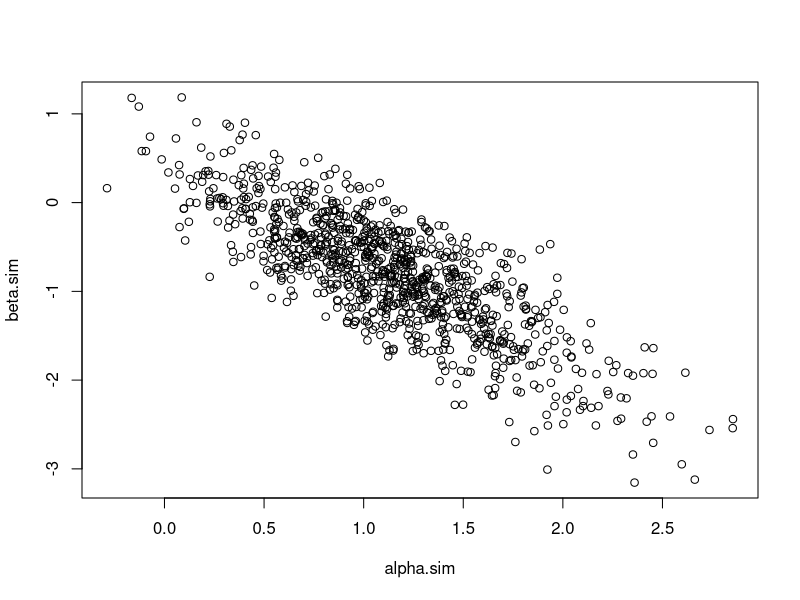

Write R code to recreate this figure. (Note: this script raises an error after producing the figure.)
## ---- chunk 1
library(boot)
set.seed(5224)
alpha <- 2*rt(1, 4)
beta <- rt(1, 4)
x <- runif(10)
n <- rpois(10, 5)
theta <- inv.logit(alpha + beta*x)
y <- rbinom(10, size=n, prob=theta)
rm(alpha);rm(beta);rm(theta)
## ---- chunk 2
#Calculate M
fit <- glm(cbind(y,n-y)~x,family=binomial(link="logit")) 
alpha_hat <- coef(fit)[1]
beta_hat <- coef(fit)[2]
log_likeli <- function(a, b, x, n, y){
  a*sum(y)+b*sum(x*y)-sum(n*log(1+exp(a+b*x)))
}
log_M <- log_likeli(alpha_hat, beta_hat, x, n, y)

# Sampling posterior
S <- 1000
alpha.sim <- rep(NA,S)
beta.sim <- rep(NA,S)
for (s in 1:S){
  accept <- FALSE 
  while (!accept) {
    alpha <- 2*rt(1,df=4)
    beta <- rt(1,df=4)
    U <- runif(1)
    log_likelihood <- log_likeli(alpha,beta,x,n,y) 
    accept <- (log(U)<(log_likelihood-log_M))
  }
  alpha.sim[s] <- alpha 
  beta.sim[s] <- beta
}

#posterior means for alpha and beta
post.mean <- c(mean(alpha.sim),mean(beta.sim)) 
names(post.mean) <- c("alpha", "beta")
post.mean

#quantiles for alpha and beta
quantile(alpha.sim,c(.025, .25, .50, .75, .975))
quantile(beta.sim,c(.025, .25, .50, .75, .975))

plot(alpha.sim, beta.sim)
## ---- chunk 3
library(mnormt)
library(ggplot2)
center <- as.vector(coef(fit))
names(center) <- c("alpha", "beta")
Cov_matrix <- as.matrix(vcov(fit),2,2)
rownames(Cov_matrix) <- c("alpha", "beta")
colnames(Cov_matrix) <- c("alpha", "beta")
app <- rmnorm(1000000, mean = center, varcov = Cov_matrix)
alpha_approx <- app[,1]
beta_approx <- app[,2]

# The normal distribution centered at
center
# The covariance matrix 
Cov_matrix
# The contour plot is
ggplot(data.frame(alpha.sim, beta.sim, alpha_approx, beta_approx))+
  stat_density2d(aes(alpha.sim, beta.sim, color = ..level..))+ 
  stat_density2d(aes(alpha_approx, beta_approx))

## ---- chunk 4
library(mnormt)
S1 <- 1000
theta.sim <- rmt(S1,coef(fit), vcov(fit), df=4) 
alpha.sim <- theta.sim[,1]
beta.sim <- theta.sim[,2]
w <- rep(NA, S1) 
for (s in 1:S1) {
  log.q <- log_likeli(alpha.sim[s], beta.sim[s], x, n, y) + 
    dt(alpha.sim[s]/2, df=4, log=T) + dt(beta.sim[s], df=4, log=T)
  log.g <- dmt(c(alpha.sim[s],beta.sim[s]), mean=coef(fit), S=vcov(fit), df=4, log=T)
  log.w <- log.q - log.g
  w[s] <- exp(log.w) 
}
w.tilde <- w / sum(w)

#estimated posterior mean of alpha and beta
post.mean1 <- c(sum(w.tilde*alpha.sim), sum(w.tilde*beta.sim)) 
names(post.mean1) <- c("alpha", "beta")
post.mean1
## ---- chunk 5
#estimated effective sample size
ceiling(1 / sum(w.tilde^2))
## ---- chunk 6
library(boot)
x <- c(-.86, -.30, -.05, .73)
y <- c(0, 1, 3, 5)
n <- c(5, 5, 5, 5)

sigma.a <- 1  # Need to play around with these values!
sigma.b <- 3  # Need to play around with these values!
alpha0 <- 0.24
beta0 <- 6.14
chain.length <- 2000

log.post <- function(alpha, beta, n, x, y){
 theta <- inv.logit(alpha + beta*x)
 log.post <- sum(dbinom(y, n, theta, log=T))
 log.post
}

MRW.update <- function(alpha, beta, sigma.a, sigma.b, n, x, y){
 alpha.star <- rnorm(1, alpha, sigma.a)
 beta.star <- rnorm(1, beta, sigma.b)
 r <- exp(log.post(alpha.star, beta.star, n, x, y) - 
          log.post(alpha, beta, n, x, y) )
 if(runif(1) < r){ alpha <- alpha.star; beta <- beta.star; }
 return(list(alpha=alpha, beta=beta))
}

build.chain <- function(alpha0, beta0, sigma.a, sigma.b, chain.length, n,x,y){
 alpha.chain <- rep(NA, chain.length)
 beta.chain <- rep(NA, chain.length)
 alpha <- alpha0; beta <- beta0;
 for(t in 1:chain.length){
  foo <- MRW.update(alpha, beta, sigma.a, sigma.b, n, x, y)
  alpha <- foo$alpha; beta <- foo$beta;
  alpha.chain[t] <- alpha; beta.chain[t] <- beta;
 }
 list(alpha.chain=alpha.chain, beta.chain=beta.chain)
}

chain <- build.chain(alpha0, beta0, sigma.a, sigma.b, chain.length, n, x, y)
alpha.chain <- chain$alpha.chain
beta.chain <- chain$beta.chain
## ---- chunk 7
S <- 1000  # Number of simulations from posterior
alpha <- seq(-4, 8, .05)
beta <- seq(-5, 45, .20)
I <- length(alpha)
J <- length(beta)
log.post <- matrix(NA, I, J)

for(i in 1:I){
 for(j in 1:J){
  theta <- inv.logit(alpha[i] + beta[j]*x)
  log.post[i,j] <- sum(dbinom(y, n, theta, log=T))
}}

maxie <- max(log.post)
log.post <- log.post - maxie
post <- exp(log.post)
delta <- (alpha[2] - alpha[1]) / 2
epsilon <- (beta[2] - beta[1]) / 2
post.a <- apply(post, 1, sum)
alpha.sim <- rep(NA, S)
beta.sim <- rep(NA, S)

for(s in 1:S){
 i <- sample(I, 1, prob=post.a)
 j <- sample(J, 1, prob=post[i,])
 alpha.sim[s] <- alpha[i] + runif(1, -delta,  delta)
 beta.sim[s] <- beta[j] + runif(1, -epsilon, epsilon)
}

par(mfrow = c(1,2))
plot(alpha.sim, beta.sim)
plot(alpha.chain, beta.chain)
## ---- chunk 8
quantile(alpha.chain, c(0.025, 0.25, 0.5, 0.75, 0.975))
quantile(beta.chain, c(0.025, 0.25, 0.5, 0.75, 0.975))
## ---- chunk 9
mean(beta.chain > 0)
LD50.chain = exp(-alpha.chain / beta.chain)
hist(LD50.chain, breaks=20)
temp <- quantile(LD50.chain, c(.025, .975))
abline(v=temp, lty=2)
quantile(LD50.chain, c(0.025, 0.25, 0.5, 0.75, 0.975))
## ---- chunk 10
# Key in data
J <- 6
y1 <- c(83, 92, 92, 46, 67)
y2 <- c(117, 109, 114, 104, 87)
y3 <- c(101, 93, 92, 86, 67)
y4 <- c(105, 119, 116, 102, 116)
y5 <- c(79, 97, 103, 79, 92)
y6 <- c(57, 92, 104, 77, 100)
n <- c(length(y1), length(y2), length(y3), length(y4), length(y5), length(y6))
ybar <- c(mean(y1), mean(y2), mean(y3), mean(y4), mean(y5), mean(y6))
s <- c(sd(y1), sd(y2), sd(y3), sd(y4), sd(y5), sd(y6))

# Gibbs update functions
theta.update <- function(mu, sigma, tau, J, n, ybar)
{
 V.theta <- 1 / (1/tau^2 + n/sigma^2)
 theta.hat <- V.theta * (mu/tau^2 + n*ybar/sigma^2)
 rnorm(J, mean=theta.hat, sd=sqrt(V.theta))
}

mu.update <- function(theta, tau, J)
{
 mu.hat <- mean(theta)
 rnorm(1, mean=mu.hat, sd=tau/sqrt(J))
}

sigma.update <- function(theta, ybar, s){
 sigma2.hat <- sum((n-1)*s^2 + n*(ybar-theta)^2) / sum(n)
 sigma2 <- sum(n) * sigma2.hat / rchisq(1, df=sum(n))
 sqrt(sigma2)
}

tau.update <- function(J, theta, mu)
{
 tau2.hat <- sum((theta-mu)^2) / (J-1)
 tau2 <- (J-1) * tau2.hat / rchisq(1, df=J-1)
 sqrt(tau2)
}

# Inputs: chain length, data, starting values
build.chain <- function(chain.length, J, n, y, s, theta0, mu0, sigma0, tau0){
 T <- chain.length
 theta.chain <- matrix(NA, T, J)
 mu.chain <- rep(NA, T); sigma.chain <- rep(NA, T); tau.chain <- rep(NA, T);
 theta <- theta0; mu <- mu0; sigma <- sigma0; tau <- tau0;
 for(t in 1:T)
 {
  theta <- theta.update(mu, sigma, tau, J, n, ybar)
  mu <- mu.update(theta, tau, J)
  sigma <- sigma.update(theta, ybar, s)
  tau <- tau.update(J, theta, mu)
  theta.chain[t,] <- theta; mu.chain[t] <- mu;
  sigma.chain[t] <- sigma; tau.chain[t] <- tau;
 }
 list(theta.chain=theta.chain, mu.chain=mu.chain, 
     sigma.chain=sigma.chain, tau.chain=tau.chain)
}

# Initial values
theta0 <- ybar; mu0 <- mean(theta0); sigma0 <- sqrt(mean(s^2)); tau0 <- sd(ybar);

# Run a single chain
S <- 10000
chain <- build.chain(chain.length = S, J, n, y, s, theta0, mu0, sigma0, tau0)
theta.chain <- chain$theta.chain
mu.chain <- chain$mu.chain
sigma.chain <- chain$sigma.chain
tau.chain <- chain$tau.chain
## ---- chunk 11
Results <- matrix(NA, J+3, 5)
probs <- c(.025, .25, .50, .75, .975)

for(j in 1:J){
 Results[j, ] <- quantile(theta.chain[,j], probs=probs)
}
Results[J+1,] <- quantile(mu.chain, probs=probs)
Results[J+2, ] <- quantile(sigma.chain, probs=probs)
Results[J+3, ] <- quantile(tau.chain, probs=probs)

rownames(Results) <- c(paste("theta", 1:J, sep=""), "mu", "sigma", "tau")
colnames(Results) <- paste(probs*100, "pct", sep="")
round(Results, 1)

par(mfrow = c(3, 3))
hist(theta.chain[,1], breaks = 30)
hist(theta.chain[,2], breaks = 30)
hist(theta.chain[,3], breaks = 30)
hist(theta.chain[,4], breaks = 30)
hist(theta.chain[,5], breaks = 30)
hist(theta.chain[,6], breaks = 30)
hist(mu.chain, breaks = 30)
hist(sigma.chain, breaks = 30)
hist(tau.chain, breaks = 30)
## ---- chunk 12
new_test_6 <- rnorm(S, mean = theta.chain[,6], sd = sigma.chain)
Results2<- quantile(new_test_6, probs=probs)
names(Results2) <- paste(probs*100, "pct", sep="")
round(Results2, 1)
hist(new_test_6, breaks = 30)
## ---- chunk 13
new_theta <- rnorm(S, mean = mu.chain, sd = tau.chain)
new_test_7 <- rnorm(S, mean = new_theta, sd = sigma.chain)
Results3<- quantile(new_test_7, probs=probs)
names(Results3) <- paste(probs*100, "pct", sep="")
round(Results3, 1)
hist(new_test_7, breaks = 50, xlim = c(0, 200))
